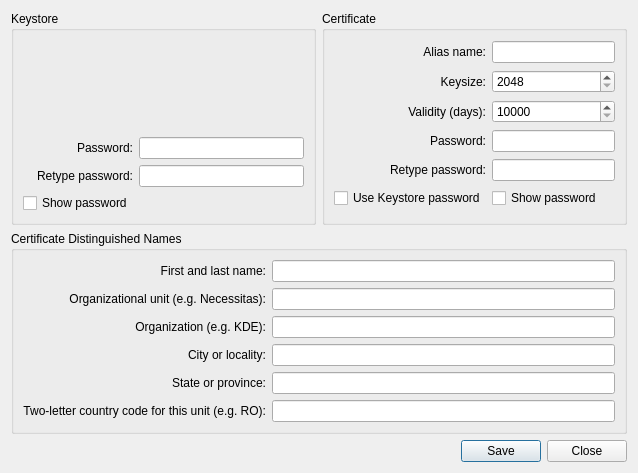
<?xml version="1.0" encoding="UTF-8"?>
<ui version="4.0">
 <class>AndroidCreateKeystoreCertificate</class>
 <widget class="QDialog" name="AndroidCreateKeystoreCertificate">
  <property name="geometry">
   <rect>
    <x>0</x>
    <y>0</y>
    <width>638</width>
    <height>473</height>
   </rect>
  </property>
  <property name="windowTitle">
   <string>Create a keystore and a certificate</string>
  </property>
  <layout class="QGridLayout" name="gridLayout_4">
   <item row="2" column="0" colspan="2">
    <widget class="QGroupBox" name="groupBox_2">
     <property name="title">
      <string>Certificate Distinguished Names</string>
     </property>
     <layout class="QGridLayout" name="gridLayout_3">
      <item row="0" column="0">
       <widget class="QLabel" name="label_5">
        <property name="text">
         <string>First and last name:</string>
        </property>
        <property name="alignment">
         <set>Qt::AlignRight|Qt::AlignTrailing|Qt::AlignVCenter</set>
        </property>
       </widget>
      </item>
      <item row="0" column="1">
       <widget class="QLineEdit" name="commonNameLineEdit"/>
      </item>
      <item row="1" column="0">
       <widget class="QLabel" name="label_6">
        <property name="text">
         <string>Organizational unit (e.g. Necessitas):</string>
        </property>
        <property name="alignment">
         <set>Qt::AlignRight|Qt::AlignTrailing|Qt::AlignVCenter</set>
        </property>
       </widget>
      </item>
      <item row="1" column="1">
       <widget class="QLineEdit" name="organizationUnitLineEdit"/>
      </item>
      <item row="2" column="0">
       <widget class="QLabel" name="label_7">
        <property name="text">
         <string>Organization (e.g. KDE):</string>
        </property>
        <property name="alignment">
         <set>Qt::AlignRight|Qt::AlignTrailing|Qt::AlignVCenter</set>
        </property>
       </widget>
      </item>
      <item row="2" column="1">
       <widget class="QLineEdit" name="organizationNameLineEdit"/>
      </item>
      <item row="3" column="0">
       <widget class="QLabel" name="label_8">
        <property name="text">
         <string>City or locality:</string>
        </property>
        <property name="alignment">
         <set>Qt::AlignRight|Qt::AlignTrailing|Qt::AlignVCenter</set>
        </property>
       </widget>
      </item>
      <item row="3" column="1">
       <widget class="QLineEdit" name="localityNameLineEdit"/>
      </item>
      <item row="4" column="0">
       <widget class="QLabel" name="label_9">
        <property name="text">
         <string>State or province:</string>
        </property>
        <property name="alignment">
         <set>Qt::AlignRight|Qt::AlignTrailing|Qt::AlignVCenter</set>
        </property>
       </widget>
      </item>
      <item row="4" column="1">
       <widget class="QLineEdit" name="stateNameLineEdit"/>
      </item>
      <item row="5" column="0">
       <widget class="QLabel" name="label_10">
        <property name="text">
         <string>Two-letter country code for this unit (e.g. RO):</string>
        </property>
        <property name="alignment">
         <set>Qt::AlignRight|Qt::AlignTrailing|Qt::AlignVCenter</set>
        </property>
       </widget>
      </item>
      <item row="5" column="1">
       <widget class="QLineEdit" name="countryLineEdit">
        <property name="inputMask">
         <string/>
        </property>
        <property name="maxLength">
         <number>2</number>
        </property>
       </widget>
      </item>
     </layout>
    </widget>
   </item>
   <item row="1" column="1">
    <widget class="QGroupBox" name="groupBox_3">
     <property name="title">
      <string>Certificate</string>
     </property>
     <layout class="QGridLayout" name="gridLayout_2">
      <item row="4" column="1">
       <widget class="QLineEdit" name="certificateRetypePassLineEdit">
        <property name="echoMode">
         <enum>QLineEdit::Password</enum>
        </property>
       </widget>
      </item>
      <item row="5" column="1">
       <widget class="QCheckBox" name="certificateShowPassCheckBox">
        <property name="text">
         <string>Show password</string>
        </property>
       </widget>
      </item>
      <item row="2" column="1">
       <widget class="QSpinBox" name="validitySpinBox">
        <property name="minimum">
         <number>10000</number>
        </property>
        <property name="maximum">
         <number>100000</number>
        </property>
       </widget>
      </item>
      <item row="2" column="0">
       <widget class="QLabel" name="label_13">
        <property name="text">
         <string>Validity (days):</string>
        </property>
        <property name="alignment">
         <set>Qt::AlignRight|Qt::AlignTrailing|Qt::AlignVCenter</set>
        </property>
       </widget>
      </item>
      <item row="0" column="0">
       <widget class="QLabel" name="label_11">
        <property name="text">
         <string>Alias name:</string>
        </property>
        <property name="alignment">
         <set>Qt::AlignRight|Qt::AlignTrailing|Qt::AlignVCenter</set>
        </property>
       </widget>
      </item>
      <item row="3" column="0">
       <widget class="QLabel" name="label_17">
        <property name="text">
         <string>Password:</string>
        </property>
        <property name="alignment">
         <set>Qt::AlignRight|Qt::AlignTrailing|Qt::AlignVCenter</set>
        </property>
       </widget>
      </item>
      <item row="0" column="1">
       <widget class="QLineEdit" name="certificateAliasLineEdit">
        <property name="inputMask">
         <string notr="true"/>
        </property>
        <property name="maxLength">
         <number>32</number>
        </property>
       </widget>
      </item>
      <item row="1" column="0">
       <widget class="QLabel" name="label_12">
        <property name="text">
         <string>Keysize:</string>
        </property>
        <property name="alignment">
         <set>Qt::AlignRight|Qt::AlignTrailing|Qt::AlignVCenter</set>
        </property>
       </widget>
      </item>
      <item row="3" column="1">
       <widget class="QLineEdit" name="certificatePassLineEdit">
        <property name="echoMode">
         <enum>QLineEdit::Password</enum>
        </property>
       </widget>
      </item>
      <item row="1" column="1">
       <widget class="QSpinBox" name="keySizeSpinBox">
        <property name="minimum">
         <number>2048</number>
        </property>
        <property name="maximum">
         <number>2097152</number>
        </property>
       </widget>
      </item>
      <item row="4" column="0">
       <widget class="QLabel" name="label_18">
        <property name="text">
         <string>Retype password:</string>
        </property>
        <property name="alignment">
         <set>Qt::AlignRight|Qt::AlignTrailing|Qt::AlignVCenter</set>
        </property>
       </widget>
      </item>
      <item row="5" column="0">
       <widget class="QCheckBox" name="samePasswordCheckBox">
        <property name="text">
         <string>Use Keystore password</string>
        </property>
       </widget>
      </item>
     </layout>
    </widget>
   </item>
   <item row="1" column="0">
    <widget class="QGroupBox" name="groupBox">
     <property name="title">
      <string>Keystore</string>
     </property>
     <layout class="QGridLayout" name="gridLayout">
      <item row="1" column="1">
       <widget class="QLineEdit" name="keystorePassLineEdit">
        <property name="echoMode">
         <enum>QLineEdit::Password</enum>
        </property>
       </widget>
      </item>
      <item row="2" column="1">
       <widget class="QLineEdit" name="keystoreRetypePassLineEdit">
        <property name="echoMode">
         <enum>QLineEdit::Password</enum>
        </property>
       </widget>
      </item>
      <item row="3" column="0">
       <widget class="QCheckBox" name="keystoreShowPassCheckBox">
        <property name="text">
         <string>Show password</string>
        </property>
       </widget>
      </item>
      <item row="1" column="0">
       <widget class="QLabel" name="label">
        <property name="text">
         <string>Password:</string>
        </property>
        <property name="alignment">
         <set>Qt::AlignRight|Qt::AlignTrailing|Qt::AlignVCenter</set>
        </property>
       </widget>
      </item>
      <item row="2" column="0">
       <widget class="QLabel" name="label_2">
        <property name="text">
         <string>Retype password:</string>
        </property>
        <property name="alignment">
         <set>Qt::AlignRight|Qt::AlignTrailing|Qt::AlignVCenter</set>
        </property>
       </widget>
      </item>
      <item row="0" column="0" colspan="2">
       <spacer name="verticalSpacer">
        <property name="orientation">
         <enum>Qt::Vertical</enum>
        </property>
        <property name="sizeHint" stdset="0">
         <size>
          <width>20</width>
          <height>40</height>
         </size>
        </property>
       </spacer>
      </item>
     </layout>
    </widget>
   </item>
   <item row="3" column="1">
    <widget class="QDialogButtonBox" name="buttonBox">
     <property name="orientation">
      <enum>Qt::Horizontal</enum>
     </property>
     <property name="standardButtons">
      <set>QDialogButtonBox::Close|QDialogButtonBox::Save</set>
     </property>
    </widget>
   </item>
   <item row="3" column="0">
    <widget class="Utils::InfoLabel" name="infoLabel"/>
   </item>
  </layout>
 </widget>
 <customwidgets>
  <customwidget>
   <class>Utils::InfoLabel</class>
   <extends>QLabel</extends>
   <header location="global">utils/infolabel.h</header>
  </customwidget>
 </customwidgets>
 <tabstops>
  <tabstop>keystorePassLineEdit</tabstop>
  <tabstop>keystoreRetypePassLineEdit</tabstop>
  <tabstop>keystoreShowPassCheckBox</tabstop>
  <tabstop>certificateAliasLineEdit</tabstop>
  <tabstop>keySizeSpinBox</tabstop>
  <tabstop>validitySpinBox</tabstop>
  <tabstop>certificatePassLineEdit</tabstop>
  <tabstop>certificateRetypePassLineEdit</tabstop>
  <tabstop>certificateShowPassCheckBox</tabstop>
  <tabstop>samePasswordCheckBox</tabstop>
  <tabstop>commonNameLineEdit</tabstop>
  <tabstop>organizationUnitLineEdit</tabstop>
  <tabstop>organizationNameLineEdit</tabstop>
  <tabstop>localityNameLineEdit</tabstop>
  <tabstop>stateNameLineEdit</tabstop>
  <tabstop>countryLineEdit</tabstop>
 </tabstops>
 <resources/>
</ui>
